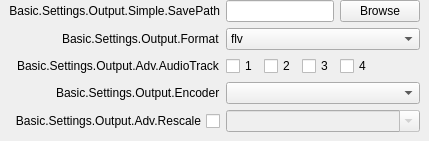
                   <widget class="QWidget" name="advOutRecStandard">
                    <layout class="QVBoxLayout" name="verticalLayout_13">
                     <property name="leftMargin">
                      <number>0</number>
                     </property>
                     <property name="topMargin">
                      <number>0</number>
                     </property>
                     <property name="rightMargin">
                      <number>0</number>
                     </property>
                     <property name="bottomMargin">
                      <number>0</number>
                     </property>
                     <item alignment="Qt::AlignTop">
                      <widget class="QWidget" name="widget_7" native="true">
                       <layout class="QVBoxLayout" name="verticalLayout_15">
                        <property name="leftMargin">
                         <number>0</number>
                        </property>
                        <property name="topMargin">
                         <number>0</number>
                        </property>
                        <property name="rightMargin">
                         <number>0</number>
                        </property>
                        <property name="bottomMargin">
                         <number>0</number>
                        </property>
                        <item>
                         <widget class="QWidget" name="advOutRecTopContainer" native="true">
                          <property name="sizePolicy">
                           <sizepolicy hsizetype="Preferred" vsizetype="Maximum">
                            <horstretch>0</horstretch>
                            <verstretch>0</verstretch>
                           </sizepolicy>
                          </property>
                          <layout class="QFormLayout" name="formLayout_16">
                           <property name="fieldGrowthPolicy">
                            <enum>QFormLayout::AllNonFixedFieldsGrow</enum>
                           </property>
                           <property name="labelAlignment">
                            <set>Qt::AlignRight|Qt::AlignTrailing|Qt::AlignVCenter</set>
                           </property>
                           <property name="topMargin">
                            <number>0</number>
                           </property>
                           <item row="0" column="0">
                            <widget class="QLabel" name="label_32">
                             <property name="sizePolicy">
                              <sizepolicy hsizetype="Preferred" vsizetype="Expanding">
                               <horstretch>0</horstretch>
                               <verstretch>0</verstretch>
                              </sizepolicy>
                             </property>
                             <property name="minimumSize">
                              <size>
                               <width>170</width>
                               <height>0</height>
                              </size>
                             </property>
                             <property name="text">
                              <string>Basic.Settings.Output.Simple.SavePath</string>
                             </property>
                             <property name="alignment">
                              <set>Qt::AlignRight|Qt::AlignTrailing|Qt::AlignVCenter</set>
                             </property>
                            </widget>
                           </item>
                           <item row="0" column="1">
                            <layout class="QHBoxLayout" name="horizontalLayout_6">
                             <item>
                              <widget class="QLineEdit" name="advOutRecPath">
                               <property name="enabled">
                                <bool>true</bool>
                               </property>
                              </widget>
                             </item>
                             <item>
                              <widget class="QPushButton" name="advOutRecPathBrowse">
                               <property name="enabled">
                                <bool>true</bool>
                               </property>
                               <property name="text">
                                <string>Browse</string>
                               </property>
                              </widget>
                             </item>
                            </layout>
                           </item>
                           <item row="1" column="0">
                            <widget class="QLabel" name="label_43">
                             <property name="text">
                              <string>Basic.Settings.Output.Format</string>
                             </property>
                            </widget>
                           </item>
                           <item row="1" column="1">
                            <widget class="QComboBox" name="advOutRecFormat">
                             <item>
                              <property name="text">
                               <string notr="true">flv</string>
                              </property>
                             </item>
                             <item>
                              <property name="text">
                               <string notr="true">mp4</string>
                              </property>
                             </item>
                             <item>
                              <property name="text">
                               <string notr="true">mov</string>
                              </property>
                             </item>
                             <item>
                              <property name="text">
                               <string notr="true">mkv</string>
                              </property>
                             </item>
                             <item>
                              <property name="text">
                               <string notr="true">ts</string>
                              </property>
                             </item>
                            </widget>
                           </item>
                           <item row="2" column="0">
                            <widget class="QLabel" name="label_29">
                             <property name="text">
                              <string>Basic.Settings.Output.Adv.AudioTrack</string>
                             </property>
                            </widget>
                           </item>
                           <item row="2" column="1">
                            <widget class="QWidget" name="widget_9" native="true">
                             <property name="sizePolicy">
                              <sizepolicy hsizetype="Maximum" vsizetype="Preferred">
                               <horstretch>0</horstretch>
                               <verstretch>0</verstretch>
                              </sizepolicy>
                             </property>
                             <layout class="QHBoxLayout" name="horizontalLayout_9">
                              <property name="leftMargin">
                               <number>0</number>
                              </property>
                              <property name="topMargin">
                               <number>0</number>
                              </property>
                              <property name="rightMargin">
                               <number>0</number>
                              </property>
                              <property name="bottomMargin">
                               <number>0</number>
                              </property>
                              <item>
                               <widget class="QCheckBox" name="advOutRecTrack1">
                                <property name="text">
                                 <string notr="true">1</string>
                                </property>
                               </widget>
                              </item>
                              <item>
                               <widget class="QCheckBox" name="advOutRecTrack2">
                                <property name="text">
                                 <string notr="true">2</string>
                                </property>
                               </widget>
                              </item>
                              <item>
                               <widget class="QCheckBox" name="advOutRecTrack3">
                                <property name="text">
                                 <string notr="true">3</string>
                                </property>
                               </widget>
                              </item>
                              <item>
                               <widget class="QCheckBox" name="advOutRecTrack4">
                                <property name="text">
                                 <string notr="true">4</string>
                                </property>
                               </widget>
                              </item>
                             </layout>
                            </widget>
                           </item>
                           <item row="3" column="0">
                            <widget class="QLabel" name="advOutRecEncLabel">
                             <property name="text">
                              <string>Basic.Settings.Output.Encoder</string>
                             </property>
                            </widget>
                           </item>
                           <item row="3" column="1">
                            <widget class="QComboBox" name="advOutRecEncoder"/>
                           </item>
                           <item row="4" column="0">
                            <widget class="QCheckBox" name="advOutRecUseRescale">
                             <property name="sizePolicy">
                              <sizepolicy hsizetype="Minimum" vsizetype="Expanding">
                               <horstretch>0</horstretch>
                               <verstretch>0</verstretch>
                              </sizepolicy>
                             </property>
                             <property name="layoutDirection">
                              <enum>Qt::RightToLeft</enum>
                             </property>
                             <property name="text">
                              <string>Basic.Settings.Output.Adv.Rescale</string>
                             </property>
                            </widget>
                           </item>
                           <item row="4" column="1">
                            <widget class="QWidget" name="advOutRecRescaleContainer" native="true">
                             <layout class="QHBoxLayout" name="horizontalLayout_4">
                              <property name="leftMargin">
                               <number>0</number>
                              </property>
                              <property name="topMargin">
                               <number>0</number>
                              </property>
                              <property name="rightMargin">
                               <number>0</number>
                              </property>
                              <property name="bottomMargin">
                               <number>0</number>
                              </property>
                              <item>
                               <widget class="QComboBox" name="advOutRecRescale">
                                <property name="enabled">
                                 <bool>false</bool>
                                </property>
                                <property name="editable">
                                 <bool>true</bool>
                                </property>
                               </widget>
                              </item>
                             </layout>
                            </widget>
                           </item>
                          </layout>
                         </widget>
                        </item>
                       </layout>
                      </widget>
                     </item>
                    </layout>
                   </widget>
